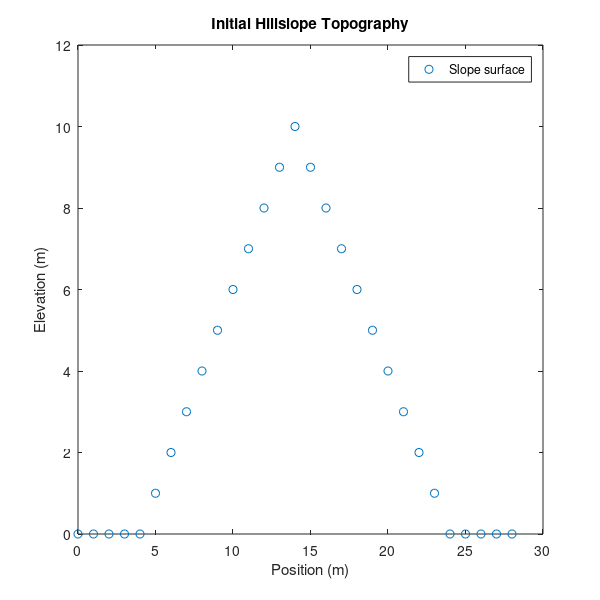
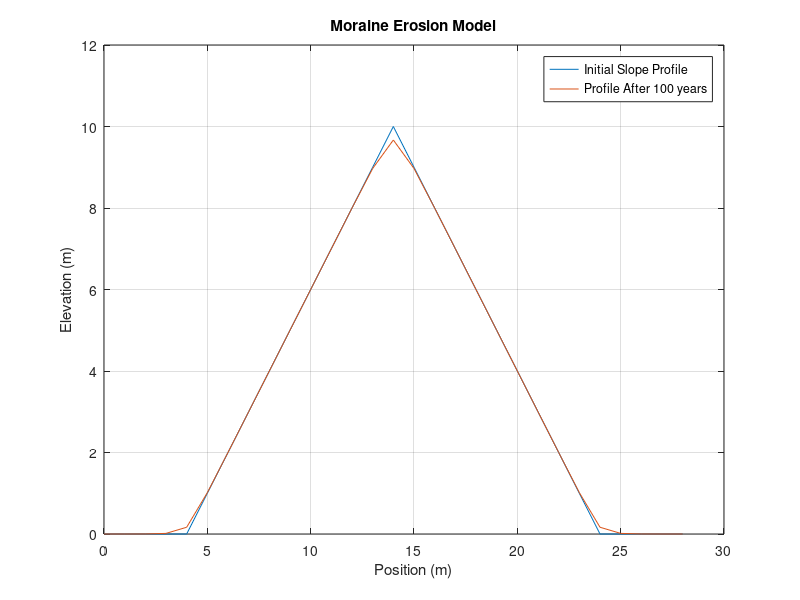

Here is the MATLAB script that generated these plots, in order:
%% 
% *John Shuler*
%
% GEOS597 Homework #3: Hillslope evolution and plotting
%
% Due: 9/19/2016

close all;
clear all;
clc;
%% Part 1: The finite difference approximation
% *Step 1: Taylor Series expansion*
%
% $f(x,t+k)=f(x,t)+k*(\partial^2 f(x,t))/(\partial t)+(k^2/2)*((\partial^2 f(x,t))/\partial t^2)+ (k^3/6)*((\partial^3 f(x,t))/\partial t^3)$ ...
%
% *Step 2: The _forward_ difference operator for first derivatives*
%
% a.)   _O(h)_ represents all terms of order _h_ and higher. For the
% purposes of finite difference approximation here, these terms are
% dropped.
% 
% 
% b.)   $\partial f(x,t)/\partial t = (f(x,t+k)-f(x,t))/k + O(k)$  
%
% *Step 3: The _centered_ difference operator for second derivatives*
%
% $\partial^2 f(x,t+k)/\partial t^2 \approx (f(x,t+k)-2f(x,t)+f(x,t-k))/k^2$
%
% *Step 4: Approximate the derivatives*
%
% $\partial f(x,t)/\partial t \approx (f(x,t+k)-f(x,t))/k$
%% Part 2: The finite difference solution to the diffusion equation
%
% *Step 1: Approximate the partial differential equation*
% 
% $(z(x,t+k)-z(x,t))/k \approx \kappa*((z(x+h,t)-2(z(x,t)+z(x-h,t))/h^2)$
%
% *Step 2: Solve for the value of the function at time* _t+k_
%
% $z(x,t+k) \approx \kappa*k*((z(x+h,t)-2(z(x,t))+z(x-h,t))/h^2)+z(x,t)$
%
%% Part 3: Implementing the numerical solution
% *Step 1: Define parameters and constants*
kappa = 2*10^-3;        % topographic diffusivity [m^2/year]
dt    = 1;              % time step in [years]
dx    = 1;              % space interval [m]
%
%
% *Step 2: Make the initial model*
%
z = [0 0 0 0 0 1 2 3 4 5 6 7 8 9 10 9 8 7 6 5 4 3 2 1 0 0 0 0 0]; % [m]
nNode  = numel( z ); % [No] number of elements in the x-direction
xArray = ( 0 : nNode - 1 ) .* dx; % [m] make the x-position vector
%
% *At x = 14 m, z = 10 m, the maximum elevation.*
%
figure (1);
plot (xArray,z,'o');
title ('Initial Hillslope Topography')
xlabel ('Position (m)')
ylabel ('Elevation (m)')
legend ('Slope surface')
axis ([0 30 0 12])
set(gcf,'PaperUnits','inches','PaperPosition',[0 0 6 6])
print -dpng InitialCondition -r100
grid on
%
% *Step 3: Loop through time to compute the topography at* _t+dt_
%
tMax = 100;             % max time steps [years]
t0   = dt;              
zNew = zeros (nNode,tMax);
zNew(:,1) = z;

% z_t = topomodeling(z, kappa, dt, dx, tMax, t0, nNode)

for it=t0+dt:dt:tMax;
    for ix=2:nNode-1;
    zNew(ix,it)=dt*kappa* ((zNew(ix+1,it-1) - 2*(zNew(ix,it-1)) + zNew(ix-1,it-1))/(dx^2)) + zNew(ix,it-1);
    end
end

% *Step 4: Plot results*
%
figure (2);
plot (xArray,z)
hold on;
plot (xArray,zNew(:,tMax))
legend ('Initial Slope Profile','Profile After 100 years')
title ('Moraine Erosion Model')
xlabel ('Position (m)')
ylabel ('Elevation (m)')
axis ([0 30 0 12])
grid on
 %
 %% Part 4: Discussion
 % Increasing tMax from 100 years to 1 million years significantly increases 
 % the rounding of the top of the moraine. More material is removed and deposited 
 % at the foot if the duration of exposure is increased, all other 
 % variables being constant. This is consistent with
 % our current understanding of moraine erosion and deposition (Putkonen et
 % al, 2008). In this example, our final moraine height varied from ~9.5 m
 % after 100 years to < 0.5 m after 100,000 years.
 %
 % Values of $\kappa$ most often vary within one order of magnitude of the
 % initial value used here, according to our lecture notes. Decreasing $\kappa$ 
 % by an order of magnitude results in decreased sediment movement. Increasing $\kappa$ by an order of
 % magnitude has the opposite effect, illustrating the necessity of
 % accurate estimates of $\kappa$ to increase model performance. In this
 % example, for tMax = 1000, the final height of the moraine varied by ~ 5
 % meters from $\kappa = 2e^-4$ to $\kappa = 2e^-2$.
 % 
 % 


